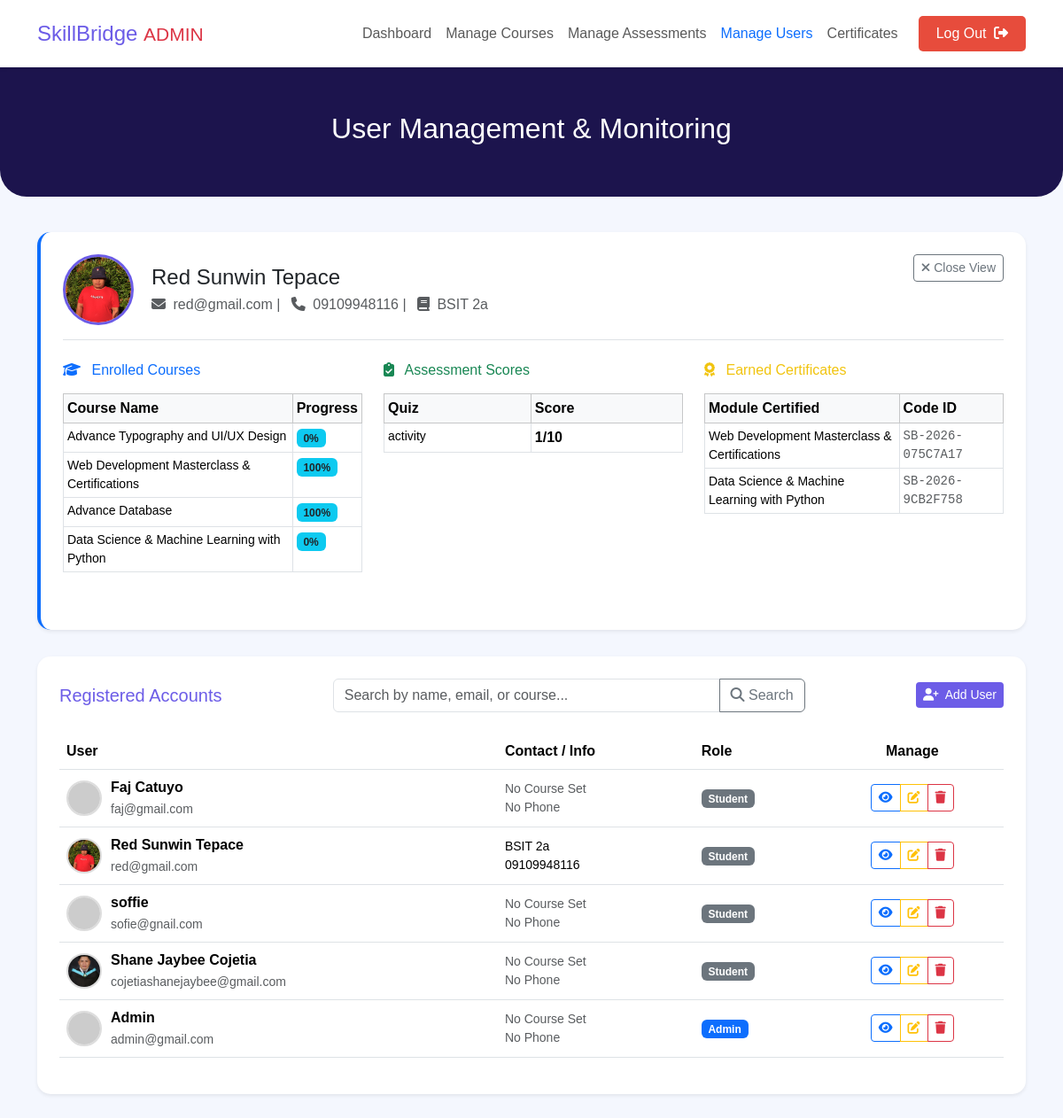
Screenshot of /admin/admin-users.php?view_id=5 (signed in) with the database file from the repository.
### tables this page shows
CREATE TABLE `users` (
  `id` int(11) NOT NULL,
  `full_name` varchar(100) NOT NULL,
  `email` varchar(100) NOT NULL,
  `password` varchar(255) NOT NULL,
  `referral` varchar(50) DEFAULT NULL,
  `created_at` timestamp NOT NULL DEFAULT current_timestamp(),
  `is_admin` int(11) DEFAULT 0,
  `age` int(11) DEFAULT NULL,
  `phone_number` varchar(20) DEFAULT NULL,
  `course_year` varchar(100) DEFAULT NULL,
  `profile_picture` varchar(255) DEFAULT NULL
);

CREATE TABLE `enrollments` (
  `id` int(11) NOT NULL,
  `user_id` int(11) NOT NULL,
  `course_id` int(11) NOT NULL,
  `progress` int(11) DEFAULT 0,
  `enrolled_at` timestamp NOT NULL DEFAULT current_timestamp()
);

CREATE TABLE `courses` (
  `id` int(11) NOT NULL,
  `title` varchar(150) NOT NULL,
  `lessons` int(11) NOT NULL,
  `category` varchar(50) DEFAULT NULL,
  `created_at` timestamp NOT NULL DEFAULT current_timestamp(),
  `banner_image` varchar(255) DEFAULT NULL
);

CREATE TABLE `assessment_scores` (
  `id` int(11) NOT NULL,
  `user_id` int(11) NOT NULL,
  `assessment_id` int(11) NOT NULL,
  `score` int(11) NOT NULL,
  `taken_at` timestamp NOT NULL DEFAULT current_timestamp()
);

CREATE TABLE `assessments` (
  `id` int(11) NOT NULL,
  `course_id` int(11) NOT NULL,
  `title` varchar(150) NOT NULL,
  `total_questions` int(11) DEFAULT 10,
  `created_at` timestamp NOT NULL DEFAULT current_timestamp()
);

CREATE TABLE `certificates` (
  `id` int(11) NOT NULL,
  `user_id` int(11) NOT NULL,
  `course_id` int(11) NOT NULL,
  `certificate_code` varchar(50) NOT NULL,
  `issued_at` timestamp NOT NULL DEFAULT current_timestamp()
);

### admin/admin-users.php (the view, shortened to what this page needs)
<?php
require_once '../db.php';
$view_user = null;
if (isset($_GET['view_id'])) {
    $v_id = intval($_GET['view_id']);
    $view_user = $conn->query("SELECT * FROM users WHERE id = $v_id")->fetch_assoc();
    $enrollments = $conn->query("SELECT e.*, c.title AS course_title FROM enrollments e JOIN courses c ON e.course_id = c.id WHERE e.user_id = $v_id ORDER BY e.enrolled_at DESC");
    $scores = $conn->query("SELECT s.*, a.title AS quiz_title, c.title AS course_title, a.total_questions FROM assessment_scores s JOIN assessments a ON s.assessment_id = a.id JOIN courses c ON a.course_id = c.id WHERE s.user_id = $v_id ORDER BY s.taken_at DESC");
    $earned_certs = $conn->query("SELECT cert.*, c.title AS course_title FROM certificates cert JOIN courses c ON cert.course_id = c.id WHERE cert.user_id = $v_id ORDER BY cert.issued_at DESC");
}
$search_condition = "";
$users_query = $conn->query("SELECT * FROM users $search_condition ORDER BY created_at DESC");
?>
<!DOCTYPE html>
<html lang="zxx">
<head>
    <link href="https://cdn.jsdelivr.net/npm/bootstrap@5.3.3/dist/css/bootstrap.min.css" rel="stylesheet">
    <link rel="stylesheet" href="https://cdnjs.cloudflare.com/ajax/libs/font-awesome/6.5.1/css/all.min.css">
</head>
<body>
<header class="header sticky-top shadow-sm">
    <div class="container">
        <nav class="navbar navbar-expand-lg navbar-light p-0">
            <a class="navbar-brand font-weight-bold" href="admin-dashboard.php" style="color:var(--primary-purple); font-size: 24px;">SkillBridge <span class="text-danger small">ADMIN</span></a>
            <div class="collapse navbar-collapse">
                <ul class="navbar-nav ms-auto align-items-center">
                    <li class="nav-item"><a class="nav-link" href="admin-dashboard.php">Dashboard</a></li>
                    <li class="nav-item"><a class="nav-link" href="admin-courses.php">Manage Courses</a></li>
                    <li class="nav-item"><a class="nav-link" href="admin-assessments.php">Manage Assessments</a></li>
                    <li class="nav-item active"><a class="nav-link font-weight-bold text-primary" href="admin-users.php">Manage Users</a></li>
                    <li class="nav-item"><a class="nav-link" href="admin-certificates.php">Certificates</a></li>
                    <li class="nav-item"><a class="nav-link log_out" href="admin-dashboard.php?action=logout">Log Out <i class="fa-solid fa-sign-out-alt ms-1"></i></a></li>
                </ul>
            </div>
        </nav>
    </div>
</header>
<section class="banner-sub text-center"><div class="container"><h2 class="text-white font-weight-bold">User Management & Monitoring</h2></div></section>
<div class="container pb-5">
    <?php if($view_user): ?>
        <div class="table-card shadow-sm border-start border-4 border-primary">
            <div class="d-flex justify-content-between align-items-start border-bottom pb-3 mb-4">
                <div class="d-flex align-items-center">
                    <?php $v_img = !empty($view_user['profile_picture']) ? '../uploads/' . $view_user['profile_picture'] : 'https://ui-avatars.com/api/?name='.urlencode($view_user['full_name']).'&background=6c5ce7&color=fff'; ?>
                    <img src="<?php echo $v_img; ?>" class="admin-view-pic">
                    <div>
                        <h4 class="font-weight-bold mb-1"><?php echo htmlspecialchars($view_user['full_name']); ?></h4>
                        <p class="text-muted mb-0">
                            <i class="fa fa-envelope me-1"></i> <?php echo htmlspecialchars($view_user['email']); ?> |
                            <i class="fa fa-phone me-1 ms-2"></i> <?php echo !empty($view_user['phone_number']) ? htmlspecialchars($view_user['phone_number']) : 'N/A'; ?> |
                            <i class="fa fa-book me-1 ms-2"></i> <?php echo !empty($view_user['course_year']) ? htmlspecialchars($view_user['course_year']) : 'N/A'; ?>
                        </p>
                    </div>
                </div>
                <a href="admin-users.php" class="btn btn-outline-secondary btn-sm"><i class="fa fa-times"></i> Close View</a>
            </div>
            <div class="row">
                <div class="col-lg-4 mb-4">
                    <h6 class="font-weight-bold text-primary mb-3"><i class="fa fa-graduation-cap me-2"></i> Enrolled Courses</h6>
                    <table class="table table-sm table-bordered">
                        <thead class="table-light"><tr><th>Course Name</th><th>Progress</th></tr></thead>
                        <tbody>
                            <?php while($e = $enrollments->fetch_assoc()): ?>
                                <tr><td class="small"><?php echo htmlspecialchars($e['course_title']); ?></td><td><span class="badge bg-info text-dark"><?php echo $e['progress']; ?>%</span></td></tr>
                            <?php endwhile; ?>
                        </tbody>
                    </table>
                </div>
                <div class="col-lg-4 mb-4">
                    <h6 class="font-weight-bold text-success mb-3"><i class="fa fa-clipboard-check me-2"></i> Assessment Scores</h6>
                    <table class="table table-sm table-bordered">
                        <thead class="table-light"><tr><th>Quiz</th><th>Score</th></tr></thead>
                        <tbody>
                            <?php while($s = $scores->fetch_assoc()): ?>
                                <tr><td class="small"><?php echo htmlspecialchars($s['quiz_title']); ?></td><td><strong><?php echo $s['score']; ?>/<?php echo $s['total_questions']; ?></strong></td></tr>
                            <?php endwhile; ?>
                        </tbody>
                    </table>
                </div>
                <div class="col-lg-4 mb-4">
                    <h6 class="font-weight-bold mb-3" style="color: #f1c40f;"><i class="fa fa-award me-2"></i> Earned Certificates</h6>
                    <table class="table table-sm table-bordered">
                        <thead class="table-light"><tr><th>Module Certified</th><th>Code ID</th></tr></thead>
                        <tbody>
                            <?php if($earned_certs->num_rows > 0): ?>
                                <?php while($cert = $earned_certs->fetch_assoc()): ?>
                                    <tr>
                                        <td class="small"><?php echo htmlspecialchars($cert['course_title']); ?></td>
                                        <td class="small font-monospace text-muted"><?php echo $cert['certificate_code']; ?></td>
                                    </tr>
                                <?php endwhile; ?>
                            <?php else: ?>
                                <tr><td colspan="2" class="text-center text-muted small py-3">No certificates earned yet.</td></tr>
                            <?php endif; ?>
                        </tbody>
                    </table>
                </div>
            </div>
        </div>
    <?php endif; ?>
    <div class="table-card shadow-sm">
        <div class="d-flex justify-content-between align-items-center mb-4">
            <h5 class="m-0 font-weight-bold" style="color: var(--primary-purple);">Registered Accounts</h5>
            <form method="GET" action="admin-users.php" class="d-flex w-50 mx-3">
                <div class="input-group">
                    <input type="text" name="search" class="form-control" placeholder="Search by name, email, or course..." value="<?php echo htmlspecialchars(isset($_GET['search']) ? $_GET['search'] : ''); ?>">
                    <button class="btn btn-outline-secondary" type="submit"><i class="fa-solid fa-search"></i> Search</button>
                </div>
            </form>
            <button class="btn btn-purple btn-sm" data-bs-toggle="modal" data-bs-target="#addUserModal"><i class="fa fa-user-plus me-1"></i> Add User</button>
        </div>
        <div class="table-responsive">
            <table class="table table-hover align-middle">
                <thead><tr><th>User</th><th>Contact / Info</th><th>Role</th><th class="text-center">Manage</th></tr></thead>
                <tbody>
                    <?php if($users_query->num_rows > 0): ?>
                        <?php while($user = $users_query->fetch_assoc()): ?>
                            <tr>
                                <td>
                                    <div class="d-flex align-items-center">
                                        <?php $img = !empty($user['profile_picture']) ? '../uploads/' . $user['profile_picture'] : 'https://ui-avatars.com/api/?name='.urlencode($user['full_name']).'&background=6c5ce7&color=fff'; ?>
                                        <img src="<?php echo $img; ?>" class="table-pic">
                                        <div>
                                            <strong><?php echo htmlspecialchars($user['full_name']); ?></strong><br>
                                            <span class="small text-muted"><?php echo htmlspecialchars($user['email']); ?></span>
                                        </div>
                                    </div>
                                </td>
                                <td class="small">
                                    <?php echo !empty($user['course_year']) ? htmlspecialchars($user['course_year']) : '<span class="text-muted">No Course Set</span>'; ?><br>
                                    <?php echo !empty($user['phone_number']) ? htmlspecialchars($user['phone_number']) : '<span class="text-muted">No Phone</span>'; ?>
                                </td>
                                <td><span class="badge <?php echo $user['is_admin'] ? 'bg-primary' : 'bg-secondary'; ?>"><?php echo $user['is_admin'] ? 'Admin' : 'Student'; ?></span></td>
                                <td class="text-center">
                                    <div class="btn-group">
                                        <a href="admin-users.php?view_id=<?php echo $user['id']; ?>" class="btn btn-sm btn-outline-primary"><i class="fa fa-eye"></i></a>
                                        <a href="admin-users.php?edit_id=<?php echo $user['id']; ?>" class="btn btn-sm btn-outline-warning"><i class="fa fa-edit"></i></a>
                                        <a href="admin-users.php?delete=<?php echo $user['id']; ?>" class="btn btn-sm btn-outline-danger" onclick="return confirm('Delete user?')"><i class="fa fa-trash"></i></a>
                                    </div>
                                </td>
                            </tr>
                        <?php endwhile; ?>
                    <?php else: ?>
                        <tr><td colspan="4" class="text-center text-muted">
                            <?php echo (isset($_GET['search']) && !empty($_GET['search'])) ? 'No users found matching your search.' : 'No users found.'; ?>
                        </td></tr>
                    <?php endif; ?>
                </tbody>
            </table>
        </div>
    </div>
</div>
</body>
</html>

### admin/admin-users.php (style rules this page uses)
:root { --primary-purple: #6c5ce7; --dark-bg: #1c144d; --light-bg: #f4f7fe; }
body { font-family: 'Poppins', sans-serif; background-color: var(--light-bg); }
.header { background: white; z-index: 1000; padding: 15px 0; }
.log_out { background: #e74c3c; color: white !important; border-radius: 5px; padding: 8px 20px !important; margin-left: 15px; }
.banner-sub { background-color: var(--dark-bg); padding: 50px 0; border-bottom-left-radius: 30px; border-bottom-right-radius: 30px; margin-bottom: 40px; }
.table-card { background: white; border-radius: 15px; padding: 25px; box-shadow: 0 10px 20px rgba(0,0,0,0.02); margin-bottom: 30px; }
.btn-purple { background-color: var(--primary-purple); color: white; border: none; }
.admin-view-pic { width: 80px; height: 80px; object-fit: cover; border-radius: 50%; border: 3px solid var(--primary-purple); margin-right: 20px; }
.table-pic { width: 40px; height: 40px; object-fit: cover; border-radius: 50%; border: 2px solid #ddd; margin-right: 10px; }

### rows the page displays
users: profile_picture (picture), full_name "Red Sunwin Tepace", email "red@gmail.com", phone_number "09109948116", course_year "BSIT 2a", is_admin "Student"
enrollments: course.title "Advance Typography and UI/UX Design", progress "0"
enrollments: course.title "Web Development Masterclass & Certifications", progress "100"
enrollments: course.title "Advance Database", progress "100"
enrollments: course.title "Data Science & Machine Learning with Python", progress "0"
assessment_scores: assessment.title "activity", score "1", assessment.total_questions "10"
certificates: course.title "Web Development Masterclass & Certifications", certificate_code "SB-2026-075C7A17"
certificates: course.title "Data Science & Machine Learning with Python", certificate_code "SB-2026-9CB2F758"
users: full_name "Faj Catuyo", email "faj@gmail.com", shows "No Course Set", shows "No Phone", is_admin "Student"
users: full_name "soffie", email "sofie@gnail.com", shows "No Course Set", shows "No Phone", is_admin "Student"
users: profile_picture (picture), full_name "Shane Jaybee Cojetia", email "cojetiashanejaybee@gmail.com", course_year "No Course Set", phone_number "No Phone", is_admin "Student"
users: full_name "Admin", email "admin@gmail.com", shows "No Course Set", shows "No Phone", is_admin "Admin"
